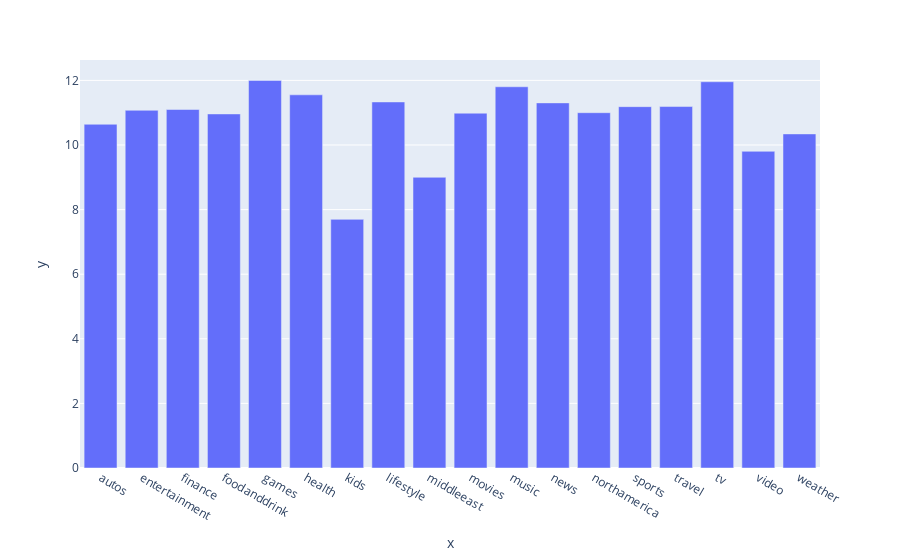

Notebook cell for this chart:
### Code cell
px.bar(x=cat_title_words.keys(), y=cat_title_words.values)

### Figure 1 — Plotly figure (JSON) as saved in the notebook; plotly's stock layout.template omitted (floating-point values rounded to 4 significant figures)
{"data": [{"alignmentgroup": "True", "hovertemplate": "x=%{x}<br>y=%{y}<extra></extra>", "legendgroup": "", "marker": {"color": "#636efa", "pattern": {"shape": ""}}, "name": "", "offsetgroup": "", "orientation": "v", "showlegend": false, "textposition": "auto", "type": "bar", "x": ["autos", "entertainment", "finance", "foodanddrink", "games", "health", "kids", "lifestyle", "middleeast", "movies", "music", "news", "northamerica", "sports", "travel", "tv", "video", "weather"], "xaxis": "x", "y": [10.64, 11.07, 11.1, 10.96, 12, 11.55, 7.698, 11.33, 9, 10.99, 11.8, 11.3, 11, 11.19, 11.19, 11.96, 9.804, 10.34], "yaxis": "y"}], "layout": {"barmode": "relative", "legend": {"tracegroupgap": 0}, "margin": {"t": 60}, "xaxis": {"anchor": "y", "domain": [0, 1], "title": {"text": "x"}}, "yaxis": {"anchor": "x", "domain": [0, 1], "title": {"text": "y"}}}}
